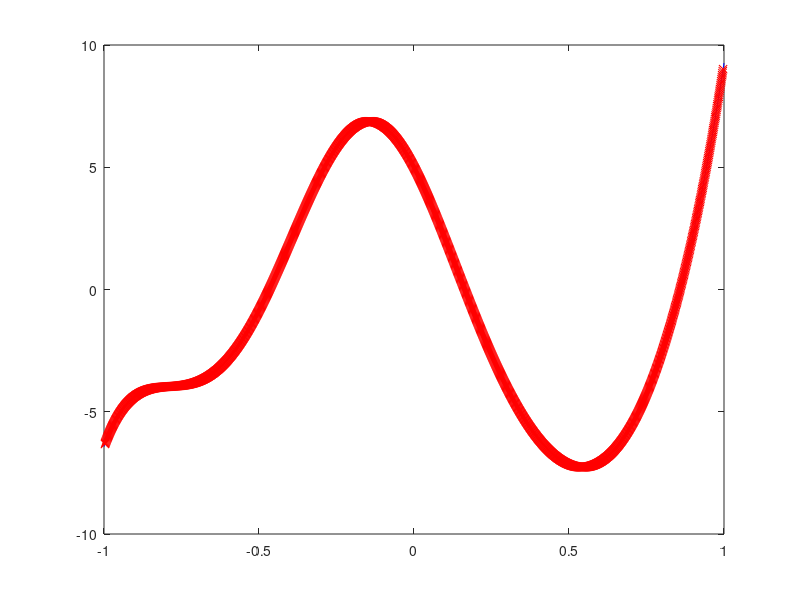
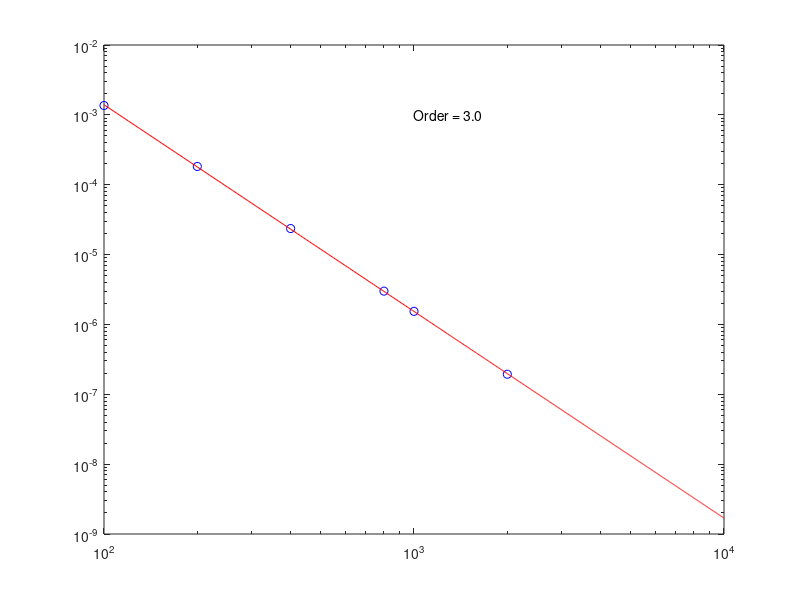

MATLAB code to generate these figures, in order:
%%%%%%%%%%%%%%%%%%%%%%%%%%%%%%%%%%%%%%%%%%%%%%%%%%%%%%%%%%%%%%%%%%%%%%%%%%%%%
%
% test_1st_derivative_stencil_3rd_order.m checks that the third-order 
% accurate stencil for the first derivative operator is correct and 
% yields the expected order of accuracy.
%
%%%%%%%%%%%%%%%%%%%%%%%%%%%%%%%%%%%%%%%%%%%%%%%%%%%%%%%%%%%%%%%%%%%%%%%%%%%%%

%%%%%%%%%%%%%%%%%%%%%%%%%%%%%%%%%%%%%%%%%%%%%%%%%%%%%%%%%%%%%%
% MATLAB parameters
%%%%%%%%%%%%%%%%%%%%%%%%%%%%%%%%%%%%%%%%%%%%%%%%%%%%%%%%%%%%%%
clear;
format long;
format compact;


%%%%%%%%%%%%%%%%%%%%%%%%%%%%%%%%%%%%%%%%%%%%%%%%%%%%%%%%%%%%%%
% numerical parameters
%%%%%%%%%%%%%%%%%%%%%%%%%%%%%%%%%%%%%%%%%%%%%%%%%%%%%%%%%%%%%%
N = [100 200 400 800 1000 2000];
stencil = [-1/3, -1/2, 1, -1/6];  % partial upwind (-1:2)
stencil = [1/6, -1, 1/2, 1/3];  % partial upwind (-2:1)


%%%%%%%%%%%%%%%%%%%%%%%%%%%%%%%%%%%%%%%%%%%%%%%%%%%%%%%%%%%%%%
% compute error for different dx
%%%%%%%%%%%%%%%%%%%%%%%%%%%%%%%%%%%%%%%%%%%%%%%%%%%%%%%%%%%%%%
err_d1f = zeros(size(N));
for i = 1:length(N)

  %%%%%%%%%%%%%%%%%%%%%%%%%%%%%%%%%%%%%%%%%%%%%%%%%%%%%%%%%%%%%%
  % compute grid and stencil
  %%%%%%%%%%%%%%%%%%%%%%%%%%%%%%%%%%%%%%%%%%%%%%%%%%%%%%%%%%%%%%
  dx = 2/N(i);
  x = -1:dx:1;

  %%%%%%%%%%%%%%%%%%%%%%%%%%%%%%%%%%%%%%%%%%%%%%%%%%%%%%%%%%%%%%
  % compare results of applying stencil to known function 
  % with analytical formulae
  %%%%%%%%%%%%%%%%%%%%%%%%%%%%%%%%%%%%%%%%%%%%%%%%%%%%%%%%%%%%%%
  f = exp(cos(3*x))+sin(5*x)+x.^8;
  d1f_exact = -3*sin(3*x).*exp(cos(3*x)) + 5*cos(5*x) + 8*x.^7;
  d1f_approx = zeros(size(x));

  % for partial upwind (-1:2)
  for j = 2:length(x)-2
    d1f_approx(j) = sum(f(j-1:j+2).*stencil)/dx;
  end
  err_d1f(i) = norm(d1f_approx(2:end-2)-d1f_exact(2:end-2),'inf');

  % for partial upwind (-2:1)
  for j = 3:length(x)-1
    d1f_approx(j) = sum(f(j-2:j+1).*stencil)/dx;
  end
  err_d1f(i) = norm(d1f_approx(4:end-3)-d1f_exact(4:end-3),'inf');

  % plot results
  figure(1); clf;
  plot(x,d1f_exact,'b');
  hold on;
  plot(x(4:end-3),d1f_approx(4:end-3),'rx');

end

% compute order of discretization
P = polyfit(log(N),log(err_d1f),1);
order = -P(1)

% plot error vs N
figure(2); clf;
loglog(N,err_d1f,'bo');
hold on;
N_plot = 100:10:10000;
plot(N_plot,exp(log(N_plot)*P(1)+P(2)),'r');
order_str = sprintf('Order = %1.1f', order);
text(1000,0.001,order_str);
